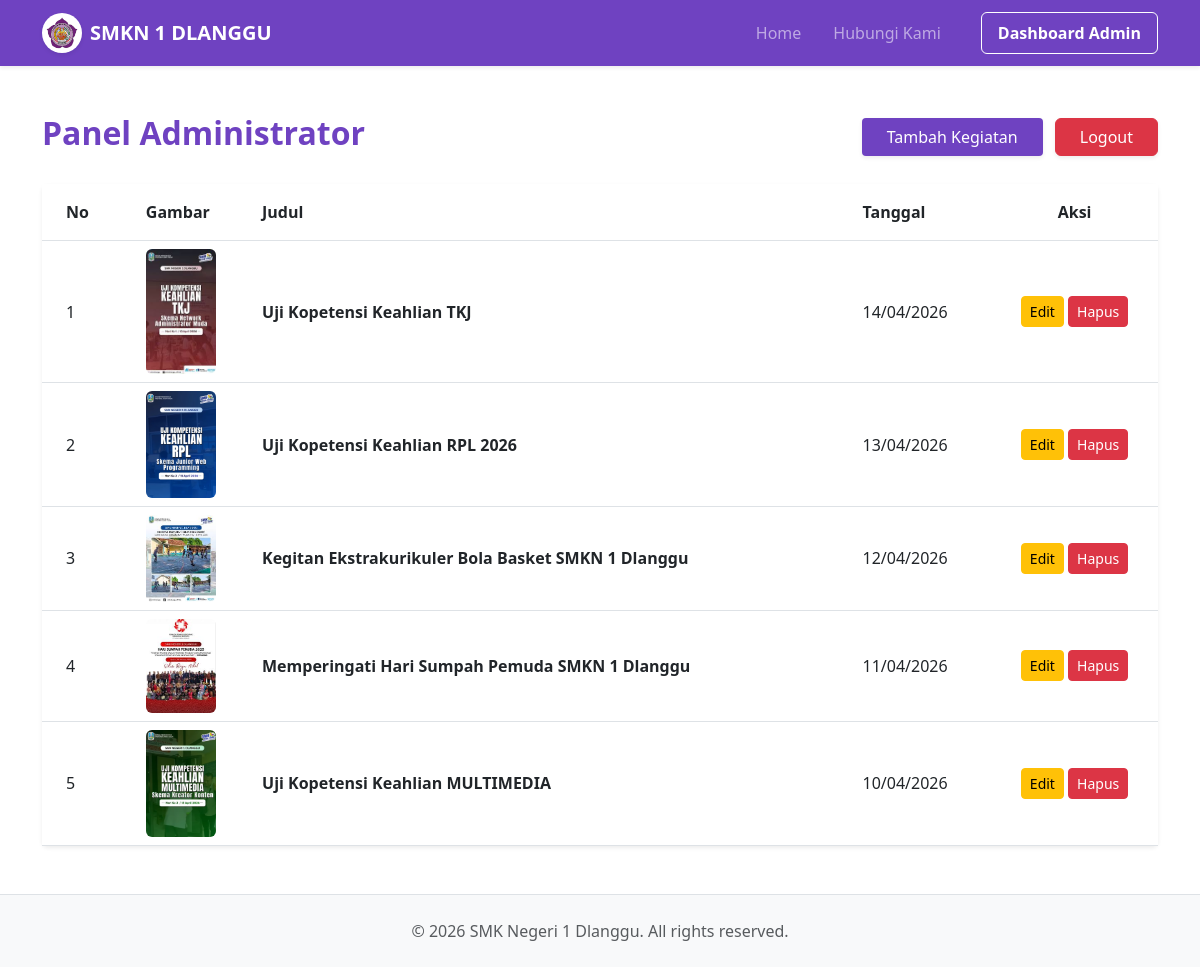
The page /admin/index.php (signed in) on the database its author committed.
### tables this page shows
CREATE TABLE `kegiatan` (
  `id_kegiatan` int NOT NULL,
  `judul_kegiatan` varchar(255) NOT NULL,
  `deskripsi` text NOT NULL,
  `tanggal_kegiatan` date NOT NULL,
  `gambar` varchar(255) NOT NULL
);

### admin/index.php (the view, shortened to what this page needs)
<?php
include '../config/koneksi.php';
include '../layouts/header.php';
?>
<div class="container mt-5">
    <div class="d-flex justify-content-between align-items-center mb-4">
        <h2 class="fw-bold text-purple">Panel Administrator</h2>
        <div>
            <a href="tambah.php" class="btn btn-purple px-4 shadow-sm">Tambah Kegiatan</a>
            <a href="../logout.php" class="btn btn-danger px-4 shadow-sm ms-2">Logout</a>
        </div>
    </div>
    <div class="card border-0 shadow-sm">
        <div class="card-body p-0">
            <table class="table table-hover mb-0">
                <thead class="bg-light">
                    <tr>
                        <th class="px-4 py-3">No</th>
                        <th class="py-3">Gambar</th>
                        <th class="py-3">Judul</th>
                        <th class="py-3">Tanggal</th>
                        <th class="py-3 text-center">Aksi</th>
                    </tr>
                </thead>
                <tbody>
                    <?php
                    $no = 1;
                    $query = mysqli_query($koneksi, "SELECT * FROM kegiatan ORDER BY tanggal_kegiatan DESC");
                    while($d = mysqli_fetch_array($query)){
                    ?>
                    <tr class="align-middle">
                        <td class="px-4"><?php echo $no++; ?></td>
                        <td><img src="../assets/img/<?php echo $d['gambar']; ?>" width="70" class="rounded"></td>
                        <td class="fw-bold"><?php echo $d['judul_kegiatan']; ?></td>
                        <td><?php echo date('d/m/Y', strtotime($d['tanggal_kegiatan'])); ?></td>
                        <td class="text-center">
                            <a href="edit.php?id=<?php echo $d['id_kegiatan']; ?>" class="btn btn-sm btn-warning">Edit</a>
                            <a href="aksi_kegiatan.php?id=<?php echo $d['id_kegiatan']; ?>&aksi=hapus" class="btn btn-sm btn-danger" onclick="return confirm('Yakin ingin menghapus?')">Hapus</a>
                        </td>
                    </tr>
                    <?php } ?>
                </tbody>
            </table>
        </div>
    </div>
</div>
<?php include '../layouts/footer.php'; ?>

### layouts/header.php (style rules this page uses)
:root { --ungu-utama: #6f42c1; --ungu-gelap: #5a32a3; }
.btn-purple { background-color: var(--ungu-utama); color: white; border-radius: 4px; }
.text-purple { color: var(--ungu-utama); }

### rows shown on the page
kegiatan: gambar (picture), judul_kegiatan "Uji Kopetensi Keahlian TKJ", tanggal_kegiatan "14/04/2026"
kegiatan: gambar (picture), judul_kegiatan "Uji Kopetensi Keahlian RPL 2026", tanggal_kegiatan "13/04/2026"
kegiatan: gambar (picture), judul_kegiatan "Kegitan Ekstrakurikuler Bola Basket SMKN 1 Dlanggu", tanggal_kegiatan "12/04/2026"
kegiatan: gambar (picture), judul_kegiatan "Memperingati Hari Sumpah Pemuda SMKN 1 Dlanggu", tanggal_kegiatan "11/04/2026"
kegiatan: gambar (picture), judul_kegiatan "Uji Kopetensi Keahlian MULTIMEDIA", tanggal_kegiatan "10/04/2026"
